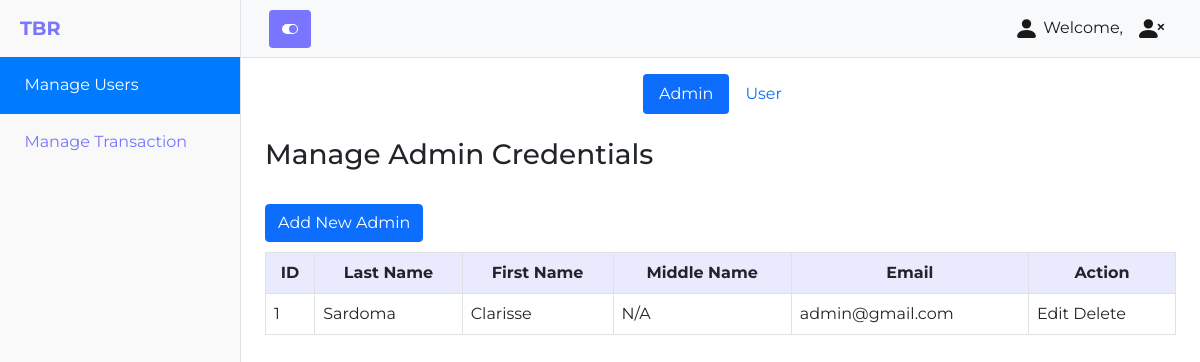
The page /admin/admin_manage_users.php on the database its author committed.
### tables this page shows
CREATE TABLE `tbl_admin_credentials` (
  `id` int(11) NOT NULL,
  `last_name` varchar(200) NOT NULL,
  `first_name` varchar(200) NOT NULL,
  `middle_name` varchar(200) NOT NULL,
  `email` varchar(250) NOT NULL,
  `password` varchar(255) NOT NULL,
  `role` varchar(50) NOT NULL
);

### admin/admin_manage_users.php (the view, shortened to what this page needs)
<?php
include('../connection.php');
?>
<!DOCTYPE html>
<html lang="en">
<head>
    <link rel="stylesheet" href="https://cdn.jsdelivr.net/npm/bootstrap@4.6.1/dist/css/bootstrap.min.css">
    <link href="../css/styles.css" rel="stylesheet" />
</head>
<body>
    <div class="d-flex" id="wrapper">
        <?php
            include('admin_sidebar.php');
         ?>
        <div id="page-content-wrapper">
          <?php
            include('../header.php');
         ?>
            <div class="container-fluid fontStyle" >
                <div class="row">
                    <div class="">
                    <ul class="nav nav-pills justify-content-center mt-3" role="tablist">
                        <li class="nav-item">
                          <a class="nav-link active" data-toggle="pill" href="#admin">Admin</a>
                        </li>
                        <li class="nav-item">
                          <a class="nav-link" data-toggle="pill" href="#user">User</a>
                        </li>
                      </ul>
                    </div>
              </div>
               <div class="tab-content">
                    <div id="admin" class="container tab-pane active"><br>
                      <h3>Manage Admin Credentials</h3>
                      <br>
                       <?php
                          $res = mysqli_query($conn, "SELECT * FROM tbl_admin_credentials order by ID desc");
                          ?>
                          <button class="btn btn-primary" style="float: left;" data-toggle="modal" data-target="#addAdmin">Add New Admin</button>
                          <br><br>
                          <table class='table table-bordered table-striped'>
                            <tr style="background: #d9d9d9 !important; text-align: center;">
                              <th>ID</th>
                              <th>Last Name</th>
                              <th>First Name</th>
                              <th>Middle Name</th>
                              <th>Email</th>
                             <th>Action</th>
                            </tr>
                          <?php while($row = mysqli_fetch_array($res)){ ?>
                            <tr>
                              <td><?php echo $row["id"]; ?> </td>
                              <td><?php echo $row["last_name"]; ?></td>
                              <td><?php echo $row["first_name"]; ?></td>
                              <td><?php echo $row["middle_name"]; ?></td>
                              <td><?php echo $row["email"]; ?></td>
                              <td>
                              </td>
                            </tr>
                            <?php
                            }
                            ?>
                          </table>
                    </div>
                </div>
            </div>
        </div>
    </div>
</body>
</html>

### header.php (style rules this page uses)
body { font-family: 'Montserrat', sans-serif; }
.fontStyle { font-family: 'Montserrat', sans-serif; }

### rows shown on the page
tbl_admin_credentials: id "1", last_name "Sardoma", first_name "Clarisse", middle_name "N/A", email "admin@gmail.com"
